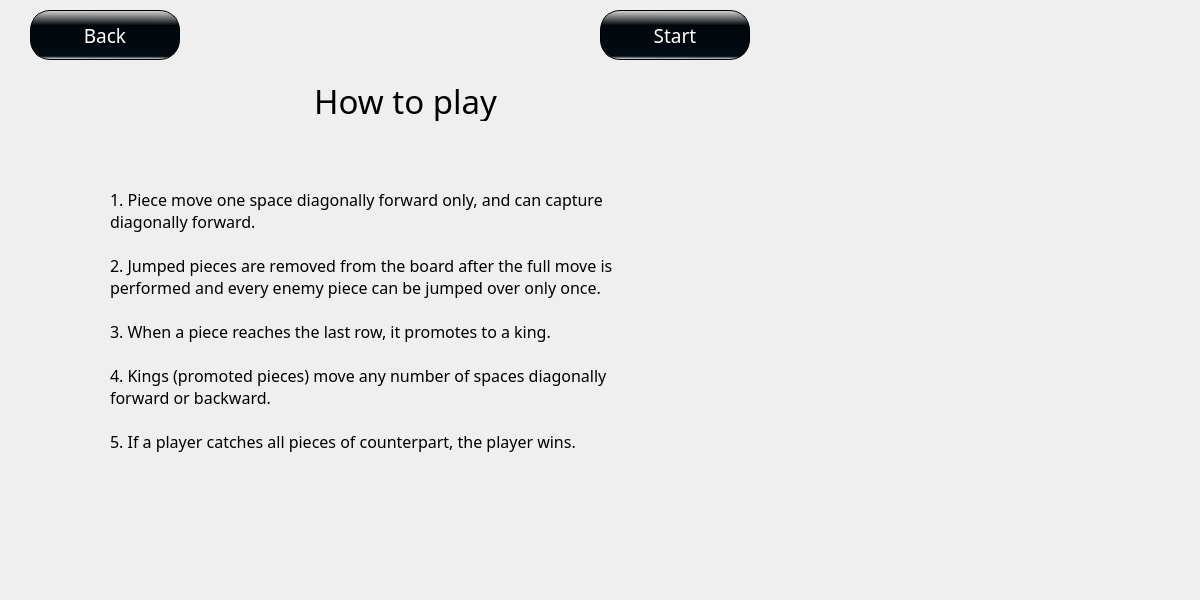
    <widget class="QWidget" name="page_2">
     <property name="styleSheet">
      <string notr="true">background-image: rgb(255, 255, 255);</string>
     </property>
     <widget class="QLabel" name="RuleLabel">
      <property name="geometry">
       <rect>
        <x>270</x>
        <y>80</y>
        <width>271</width>
        <height>41</height>
       </rect>
      </property>
      <property name="font">
       <font>
        <family>Cooper Black</family>
        <pointsize>25</pointsize>
       </font>
      </property>
      <property name="text">
       <string>How to play</string>
      </property>
      <property name="alignment">
       <set>Qt::AlignCenter</set>
      </property>
     </widget>
     <widget class="QPushButton" name="BackButton">
      <property name="geometry">
       <rect>
        <x>30</x>
        <y>10</y>
        <width>150</width>
        <height>50</height>
       </rect>
      </property>
      <property name="font">
       <font>
        <family>Cooper Black</family>
        <pointsize>14</pointsize>
       </font>
      </property>
      <property name="styleSheet">
       <string notr="true">QPushButton{
	color: white;
	background-color:qlineargradient(spread:reflect, x1:1, y1:0, x2:0.995, y2:1, stop:0 rgba(218, 218, 218, 255), stop:0.305419 rgba(0, 7, 11, 255), stop:0.935961 rgba(2, 11, 18, 255), stop:1 rgba(240, 240, 240, 255));
	border: 1px solid black;
	border-radius: 20px;
}</string>
      </property>
      <property name="text">
       <string>Back</string>
      </property>
     </widget>
     <widget class="QPushButton" name="StartButton_2">
      <property name="geometry">
       <rect>
        <x>600</x>
        <y>10</y>
        <width>150</width>
        <height>50</height>
       </rect>
      </property>
      <property name="font">
       <font>
        <family>Cooper Black</family>
        <pointsize>14</pointsize>
       </font>
      </property>
      <property name="styleSheet">
       <string notr="true">QPushButton{
	color: white;
	background-color:qlineargradient(spread:reflect, x1:1, y1:0, x2:0.995, y2:1, stop:0 rgba(218, 218, 218, 255), stop:0.305419 rgba(0, 7, 11, 255), stop:0.935961 rgba(2, 11, 18, 255), stop:1 rgba(240, 240, 240, 255));
	border: 1px solid black;
	border-radius: 20px;
}</string>
      </property>
      <property name="text">
       <string>Start</string>
      </property>
     </widget>
     <widget class="QLabel" name="RuleBrowser">
      <property name="geometry">
       <rect>
        <x>110</x>
        <y>50</y>
        <width>1081</width>
        <height>541</height>
       </rect>
      </property>
      <property name="font">
       <font>
        <family>Cooper Black</family>
        <pointsize>12</pointsize>
       </font>
      </property>
      <property name="text">
       <string>1. Piece move one space diagonally forward only, and can capture 
diagonally forward.

2. Jumped pieces are removed from the board after the full move is 
performed and every enemy piece can be jumped over only once.

3. When a piece reaches the last row, it promotes to a king.

4. Kings (promoted pieces) move any number of spaces diagonally 
forward or backward. 

5. If a player catches all pieces of counterpart, the player wins.</string>
      </property>
     </widget>
     <widget class="QLabel" name="BackgroundLabel_2">
      <property name="geometry">
       <rect>
        <x>-19</x>
        <y>-1</y>
        <width>821</width>
        <height>571</height>
       </rect>
      </property>
      <property name="styleSheet">
       <string notr="true">background-image:  url(:/image/crumpled_paper.jpg);</string>
      </property>
      <property name="text">
       <string/>
      </property>
     </widget>
     <zorder>BackgroundLabel_2</zorder>
     <zorder>RuleLabel</zorder>
     <zorder>BackButton</zorder>
     <zorder>StartButton_2</zorder>
     <zorder>RuleBrowser</zorder>
    </widget>
